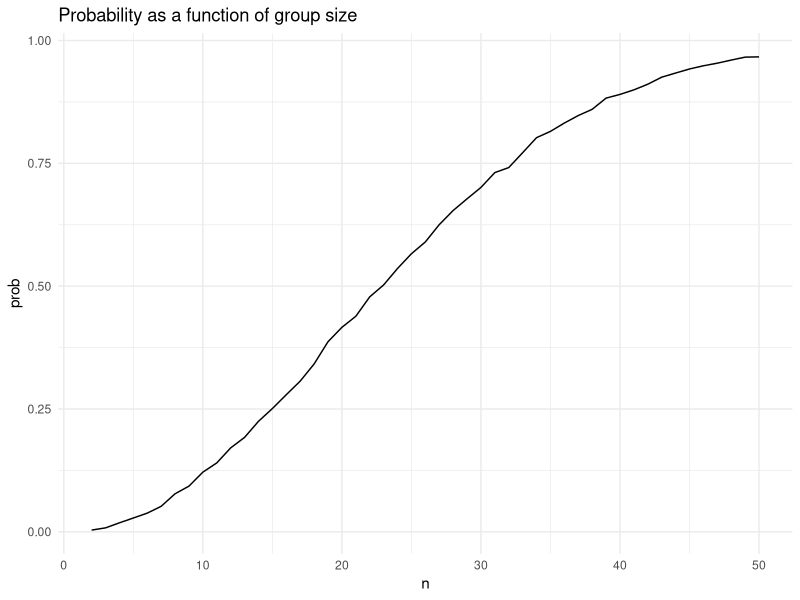

Here is the R script that generated this plot:
## ---- chunk 1
library(tidyverse)
## ---- chunk 2
bday_simulation = function(n) {
  bdays = sample(1:365, size = n, replace = TRUE)
  duplicate = length(unique(bdays)) < n
  return(duplicate)
}
sim_result = 
  expand_grid(
    n = 2:50,
    iter = 1:10000
  ) |>
  mutate(result = map_lgl(n, bday_simulation)) |>
  group_by(n) |>
  summarize(prob = mean(result))
sim_result |>
  ggplot(aes(x = n, y = prob)) +
  geom_line() +
  labs(title = "Probability as a function of group size") +
  theme_minimal()
